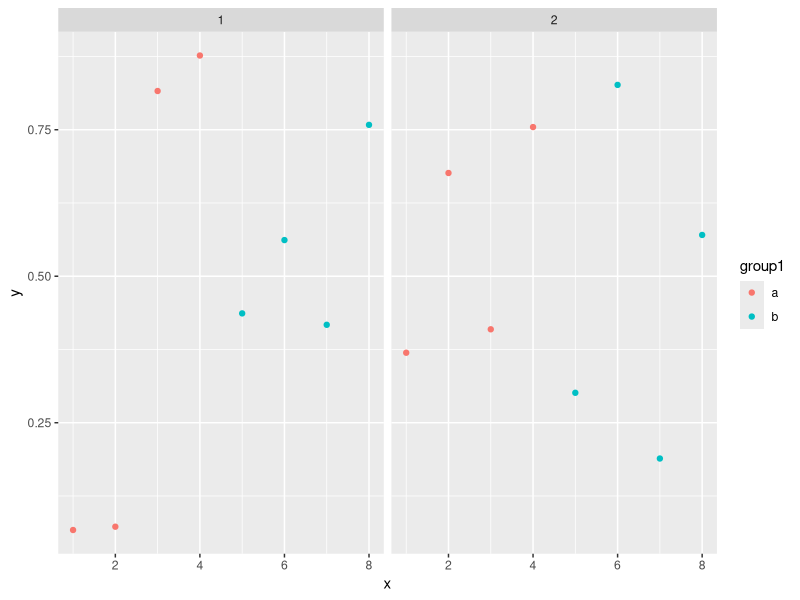
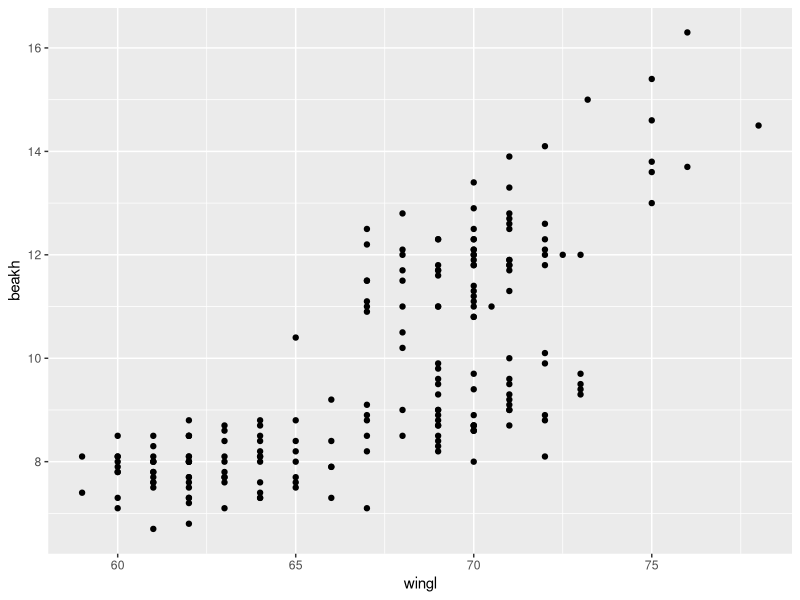
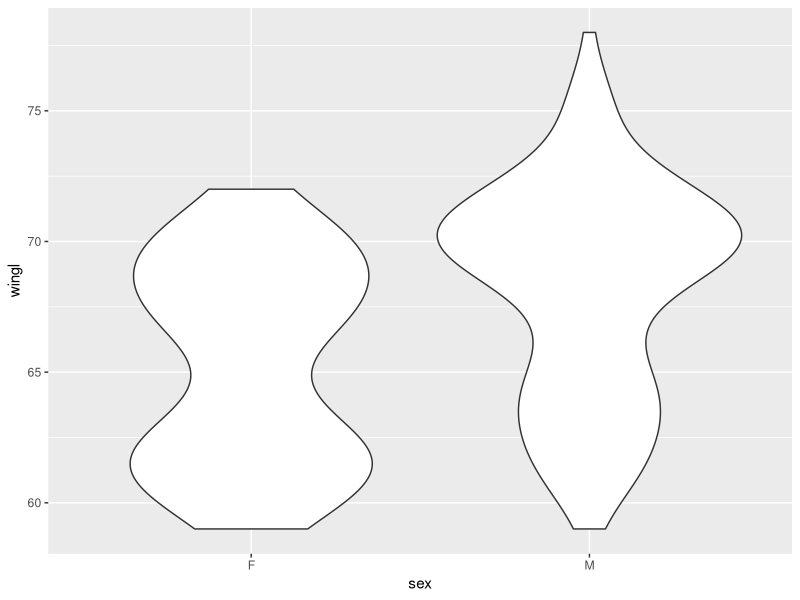
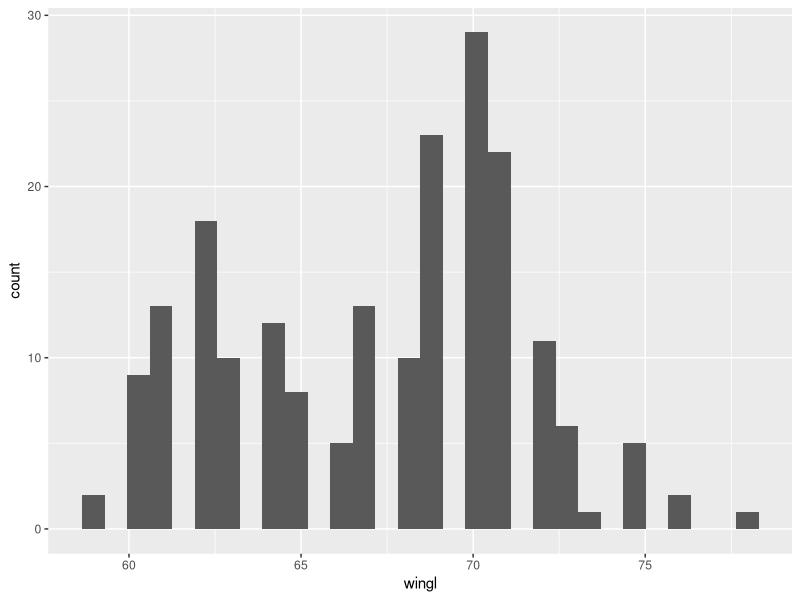
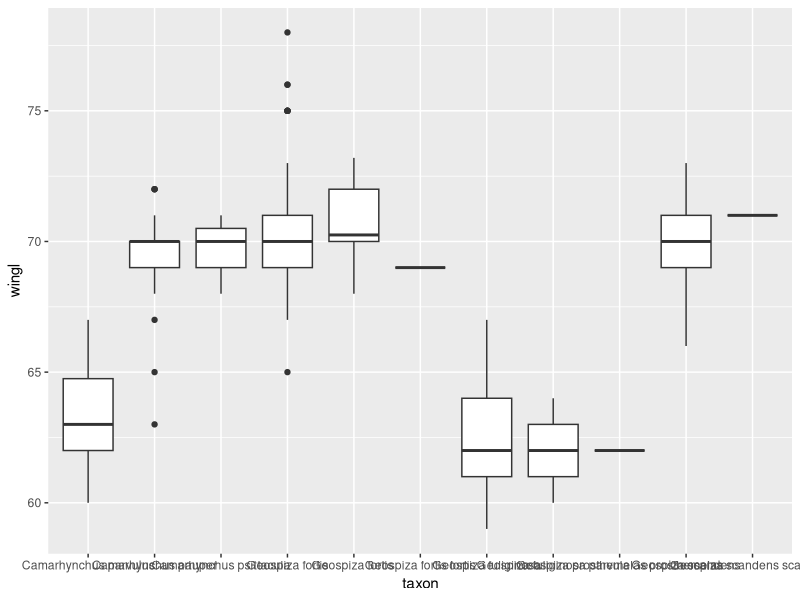
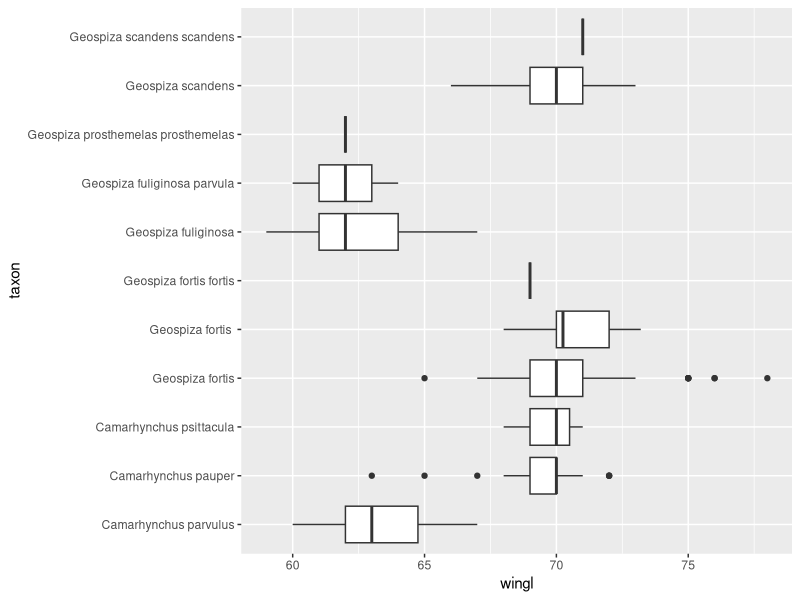
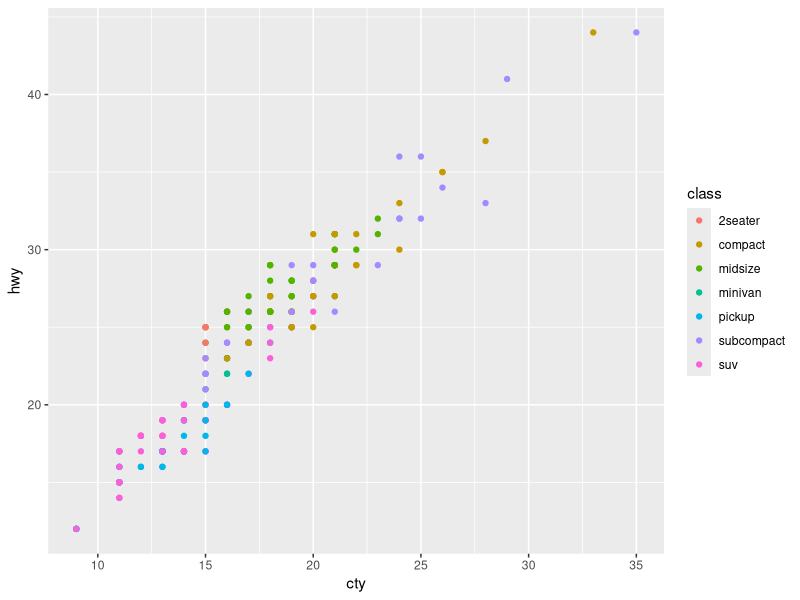
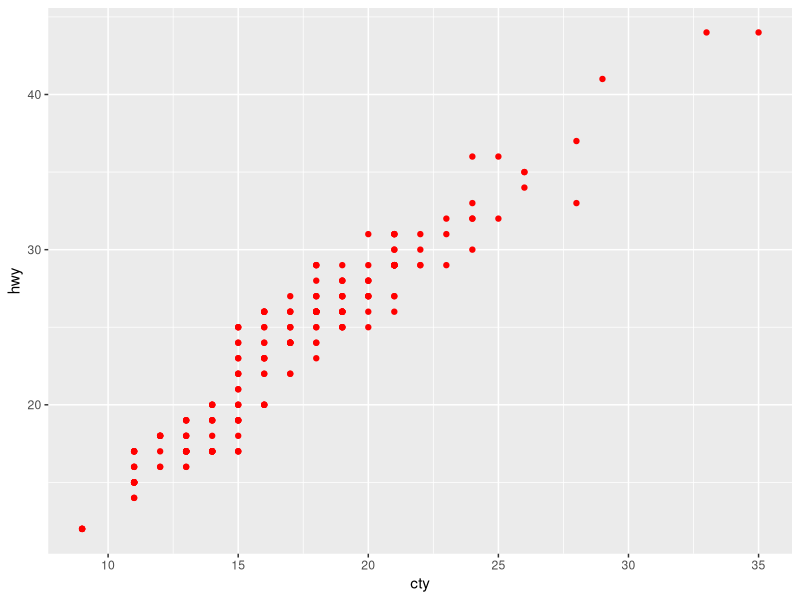

Recreate these plots in R, in order.
## ---- chunk 1
library(dplyr)
library(ggplot2)
# fake data:
d <- data.frame(x = c(1:8, 1:8), y = runif(16),
  group1 = rep(gl(2, 4, labels = c("a", "b")), 2),
  group2 = gl(2, 8))
head(d)
ggplot(data = d) + geom_point(aes(x = x, y = y, colour = group1)) +
  facet_grid(~group2)
## ---- chunk 2
morph <- read.csv("data/raw/Morph_for_Sato.csv", stringsAsFactors = FALSE)
names(morph) <- tolower(names(morph)) # make columns names lowercase
morph <- filter(morph, islandid == "Flor_Chrl") # take only one island
morph <- select(morph, taxonorig, sex, wingl, beakh, ubeakl) # only keep these columns
morph <- rename(morph, taxon = taxonorig)
morph <- data.frame(na.omit(morph)) # remove all rows with any NAs to make this simple
morph <- as_data_frame(morph)
set.seed(1)
morph <- morph[base::sample(seq_len(nrow(morph)), 200), ] # downsample
## ---- chunk 3
ggplot(morph, aes(wingl, beakh)) + geom_point()
## ---- chunk 4
ggplot(morph, aes(sex, wingl)) + 
  geom_violin() # exercise
## ---- chunk 5
ggplot(morph, aes(wingl)) + 
  geom_histogram() # exercise
## ---- chunk 6
ggplot(morph, aes(taxon, wingl)) + 
  geom_boxplot() # exercise
## ---- chunk 7
ggplot(morph, aes(taxon, wingl)) + geom_boxplot() + coord_flip() # exercise
## ---- chunk 8
ggplot(mpg, aes(cty, hwy)) + geom_point(aes(colour = class))
## ---- chunk 9
ggplot(mpg, aes(cty, hwy)) + geom_point(colour = "red")
## ---- chunk 10
ggplot(morph, aes(wingl, beakh)) +
  geom_point(aes(colour = sex))
## ---- chunk 11
ggplot(morph, aes(wingl, beakh)) +
  geom_point(aes(size = ubeakl)) # exercise
## ---- chunk 12
ggplot(morph, aes(wingl, beakh)) +
  geom_point(aes(colour = taxon)) # exercise
## ---- chunk 13
ggplot(morph, aes(wingl, beakh)) +
  geom_point(aes(colour = ubeakl)) # exercise
## ---- chunk 14
ggplot(morph, aes(wingl, beakh)) +
  geom_point(aes(shape = sex, size = ubeakl, colour = taxon), # exercise
    alpha = 0.4) # exercise
## ---- chunk 15
ggplot(morph, aes(wingl, beakh)) + geom_point() + 
  facet_wrap(~taxon) # exercise
## ---- chunk 16
ggplot(morph, aes(wingl, beakh)) + geom_point() +
  facet_wrap(~taxon, scales = "free") # exercise
## ---- chunk 17
ggplot(morph, aes(wingl, beakh)) + geom_point() + 
  facet_grid(sex~taxon) # exercise
## ---- chunk 18
morph_quant <- morph %>%
  group_by(taxon) %>%
  summarise(
    l = quantile(wingl, 0.25)[[1]],
    m = median(wingl),
    u = quantile(wingl, 0.75)[[1]]) %>%
  # re-order factor levels by median for plotting:
  mutate(taxon = reorder(taxon, m, function(x) x))
## ---- chunk 19
ggplot(morph_quant, aes(x = taxon, y = m, ymin = l, ymax = u)) +
  geom_pointrange() # exercise
## ---- chunk 20
ggplot(morph_quant, aes(x = taxon, y = m, ymin = l, ymax = u)) +
  ylab("Wing length") + xlab("") +
  geom_pointrange() + # exercise
  coord_flip() # exercise
